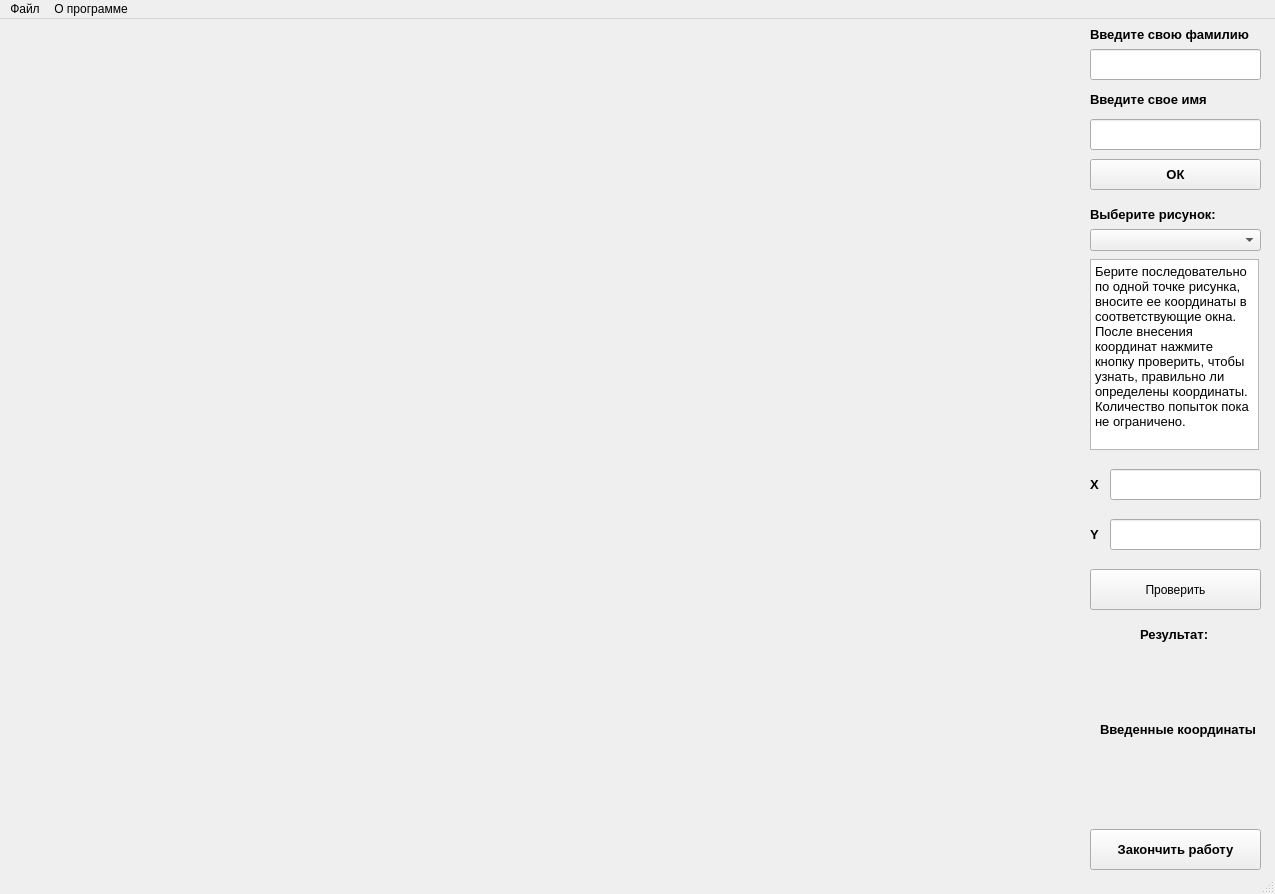
<?xml version="1.0" encoding="UTF-8"?>
<ui version="4.0">
 <class>MainWindow</class>
 <widget class="QMainWindow" name="MainWindow">
  <property name="geometry">
   <rect>
    <x>0</x>
    <y>0</y>
    <width>1275</width>
    <height>894</height>
   </rect>
  </property>
  <property name="minimumSize">
   <size>
    <width>1024</width>
    <height>768</height>
   </size>
  </property>
  <property name="maximumSize">
   <size>
    <width>1600</width>
    <height>900</height>
   </size>
  </property>
  <property name="windowTitle">
   <string>Тренажер Координатная плоскость</string>
  </property>
  <property name="layoutDirection">
   <enum>Qt::LeftToRight</enum>
  </property>
  <widget class="QWidget" name="centralwidget">
   <widget class="QPushButton" name="pushButton">
    <property name="geometry">
     <rect>
      <x>1090</x>
      <y>550</y>
      <width>171</width>
      <height>41</height>
     </rect>
    </property>
    <property name="text">
     <string>Проверить</string>
    </property>
   </widget>
   <widget class="QLineEdit" name="lineEdit">
    <property name="geometry">
     <rect>
      <x>1110</x>
      <y>500</y>
      <width>151</width>
      <height>31</height>
     </rect>
    </property>
   </widget>
   <widget class="QLineEdit" name="lineEdit_2">
    <property name="geometry">
     <rect>
      <x>1110</x>
      <y>450</y>
      <width>151</width>
      <height>31</height>
     </rect>
    </property>
   </widget>
   <widget class="QLabel" name="label">
    <property name="geometry">
     <rect>
      <x>1090</x>
      <y>450</y>
      <width>20</width>
      <height>31</height>
     </rect>
    </property>
    <property name="font">
     <font>
      <pointsize>10</pointsize>
      <weight>75</weight>
      <bold>true</bold>
     </font>
    </property>
    <property name="text">
     <string>X</string>
    </property>
   </widget>
   <widget class="QLabel" name="label_2">
    <property name="geometry">
     <rect>
      <x>1090</x>
      <y>500</y>
      <width>16</width>
      <height>31</height>
     </rect>
    </property>
    <property name="font">
     <font>
      <pointsize>10</pointsize>
      <weight>75</weight>
      <bold>true</bold>
     </font>
    </property>
    <property name="text">
     <string>Y</string>
    </property>
   </widget>
   <widget class="QTextBrowser" name="textBrowser">
    <property name="geometry">
     <rect>
      <x>1090</x>
      <y>240</y>
      <width>169</width>
      <height>191</height>
     </rect>
    </property>
    <property name="html">
     <string>&lt;!DOCTYPE HTML PUBLIC &quot;-//W3C//DTD HTML 4.0//EN&quot; &quot;http://www.w3.org/TR/REC-html40/strict.dtd&quot;&gt;
&lt;html&gt;&lt;head&gt;&lt;meta name=&quot;qrichtext&quot; content=&quot;1&quot; /&gt;&lt;style type=&quot;text/css&quot;&gt;
p, li { white-space: pre-wrap; }
&lt;/style&gt;&lt;/head&gt;&lt;body style=&quot; font-family:'MS Shell Dlg 2'; font-size:8.25pt; font-weight:400; font-style:normal;&quot;&gt;
&lt;p style=&quot; margin-top:0px; margin-bottom:0px; margin-left:0px; margin-right:0px; -qt-block-indent:0; text-indent:0px;&quot;&gt;&lt;span style=&quot; font-size:10pt;&quot;&gt;Берите последовательно по одной точке рисунка, вносите ее координаты в соответствующие окна. После внесения координат нажмите кнопку проверить, чтобы узнать, правильно ли определены координаты. Количество попыток пока не ограничено.&lt;/span&gt;&lt;/p&gt;&lt;/body&gt;&lt;/html&gt;</string>
    </property>
   </widget>
   <widget class="QLabel" name="label_3">
    <property name="geometry">
     <rect>
      <x>1140</x>
      <y>600</y>
      <width>91</width>
      <height>31</height>
     </rect>
    </property>
    <property name="font">
     <font>
      <pointsize>10</pointsize>
      <weight>75</weight>
      <bold>true</bold>
     </font>
    </property>
    <property name="text">
     <string>Результат:</string>
    </property>
   </widget>
   <widget class="QLabel" name="label_4">
    <property name="geometry">
     <rect>
      <x>1090</x>
      <y>0</y>
      <width>171</width>
      <height>31</height>
     </rect>
    </property>
    <property name="font">
     <font>
      <pointsize>10</pointsize>
      <weight>75</weight>
      <bold>true</bold>
     </font>
    </property>
    <property name="text">
     <string>Введите свою фамилию</string>
    </property>
   </widget>
   <widget class="QLineEdit" name="lineEdit_3">
    <property name="geometry">
     <rect>
      <x>1090</x>
      <y>30</y>
      <width>171</width>
      <height>31</height>
     </rect>
    </property>
   </widget>
   <widget class="QLabel" name="label_5">
    <property name="geometry">
     <rect>
      <x>1090</x>
      <y>70</y>
      <width>171</width>
      <height>21</height>
     </rect>
    </property>
    <property name="font">
     <font>
      <pointsize>10</pointsize>
      <weight>75</weight>
      <bold>true</bold>
     </font>
    </property>
    <property name="text">
     <string>Введите свое имя</string>
    </property>
   </widget>
   <widget class="QLineEdit" name="lineEdit_4">
    <property name="geometry">
     <rect>
      <x>1090</x>
      <y>100</y>
      <width>171</width>
      <height>31</height>
     </rect>
    </property>
   </widget>
   <widget class="QLabel" name="label_6">
    <property name="geometry">
     <rect>
      <x>1090</x>
      <y>180</y>
      <width>171</width>
      <height>31</height>
     </rect>
    </property>
    <property name="font">
     <font>
      <pointsize>10</pointsize>
      <weight>75</weight>
      <bold>true</bold>
     </font>
    </property>
    <property name="text">
     <string>Выберите рисунок:</string>
    </property>
   </widget>
   <widget class="QComboBox" name="comboBox">
    <property name="geometry">
     <rect>
      <x>1090</x>
      <y>210</y>
      <width>171</width>
      <height>22</height>
     </rect>
    </property>
   </widget>
   <widget class="QPushButton" name="pushButton_2">
    <property name="geometry">
     <rect>
      <x>1090</x>
      <y>810</y>
      <width>171</width>
      <height>41</height>
     </rect>
    </property>
    <property name="font">
     <font>
      <pointsize>10</pointsize>
      <weight>75</weight>
      <bold>true</bold>
     </font>
    </property>
    <property name="text">
     <string>Закончить работу</string>
    </property>
   </widget>
   <widget class="QLabel" name="label_7">
    <property name="geometry">
     <rect>
      <x>50</x>
      <y>0</y>
      <width>850</width>
      <height>850</height>
     </rect>
    </property>
    <property name="minimumSize">
     <size>
      <width>700</width>
      <height>700</height>
     </size>
    </property>
    <property name="maximumSize">
     <size>
      <width>1000</width>
      <height>1000</height>
     </size>
    </property>
    <property name="text">
     <string/>
    </property>
   </widget>
   <widget class="QLabel" name="label_8">
    <property name="geometry">
     <rect>
      <x>1100</x>
      <y>630</y>
      <width>151</width>
      <height>71</height>
     </rect>
    </property>
    <property name="text">
     <string/>
    </property>
   </widget>
   <widget class="QLabel" name="label_9">
    <property name="geometry">
     <rect>
      <x>1100</x>
      <y>730</y>
      <width>151</width>
      <height>71</height>
     </rect>
    </property>
    <property name="text">
     <string/>
    </property>
   </widget>
   <widget class="QLabel" name="label_10">
    <property name="geometry">
     <rect>
      <x>1100</x>
      <y>700</y>
      <width>161</width>
      <height>20</height>
     </rect>
    </property>
    <property name="font">
     <font>
      <pointsize>10</pointsize>
      <weight>75</weight>
      <bold>true</bold>
     </font>
    </property>
    <property name="text">
     <string>Введенные координаты</string>
    </property>
   </widget>
   <widget class="QPushButton" name="pushButton_3">
    <property name="geometry">
     <rect>
      <x>1090</x>
      <y>140</y>
      <width>171</width>
      <height>31</height>
     </rect>
    </property>
    <property name="font">
     <font>
      <pointsize>10</pointsize>
      <weight>75</weight>
      <bold>true</bold>
     </font>
    </property>
    <property name="text">
     <string>ОК</string>
    </property>
   </widget>
  </widget>
  <widget class="QStatusBar" name="statusbar"/>
  <widget class="QMenuBar" name="menuBar">
   <property name="geometry">
    <rect>
     <x>0</x>
     <y>0</y>
     <width>1275</width>
     <height>21</height>
    </rect>
   </property>
   <widget class="QMenu" name="menu">
    <property name="title">
     <string>Файл</string>
    </property>
    <addaction name="action_2"/>
    <addaction name="action_3"/>
    <addaction name="action_5"/>
   </widget>
   <widget class="QMenu" name="menu_2">
    <property name="title">
     <string>О программе</string>
    </property>
    <addaction name="action_6"/>
   </widget>
   <addaction name="menu"/>
   <addaction name="menu_2"/>
  </widget>
  <action name="action">
   <property name="text">
    <string>Открыть файл</string>
   </property>
  </action>
  <action name="action_2">
   <property name="text">
    <string>Добавить файл</string>
   </property>
  </action>
  <action name="action_3">
   <property name="text">
    <string>Удалить файл</string>
   </property>
  </action>
  <action name="action_4">
   <property name="text">
    <string>Сохранить рисунок</string>
   </property>
  </action>
  <action name="action_5">
   <property name="text">
    <string>Получить данные</string>
   </property>
  </action>
  <action name="action_6">
   <property name="text">
    <string>Информация о проекте</string>
   </property>
  </action>
 </widget>
 <resources/>
 <connections/>
</ui>
